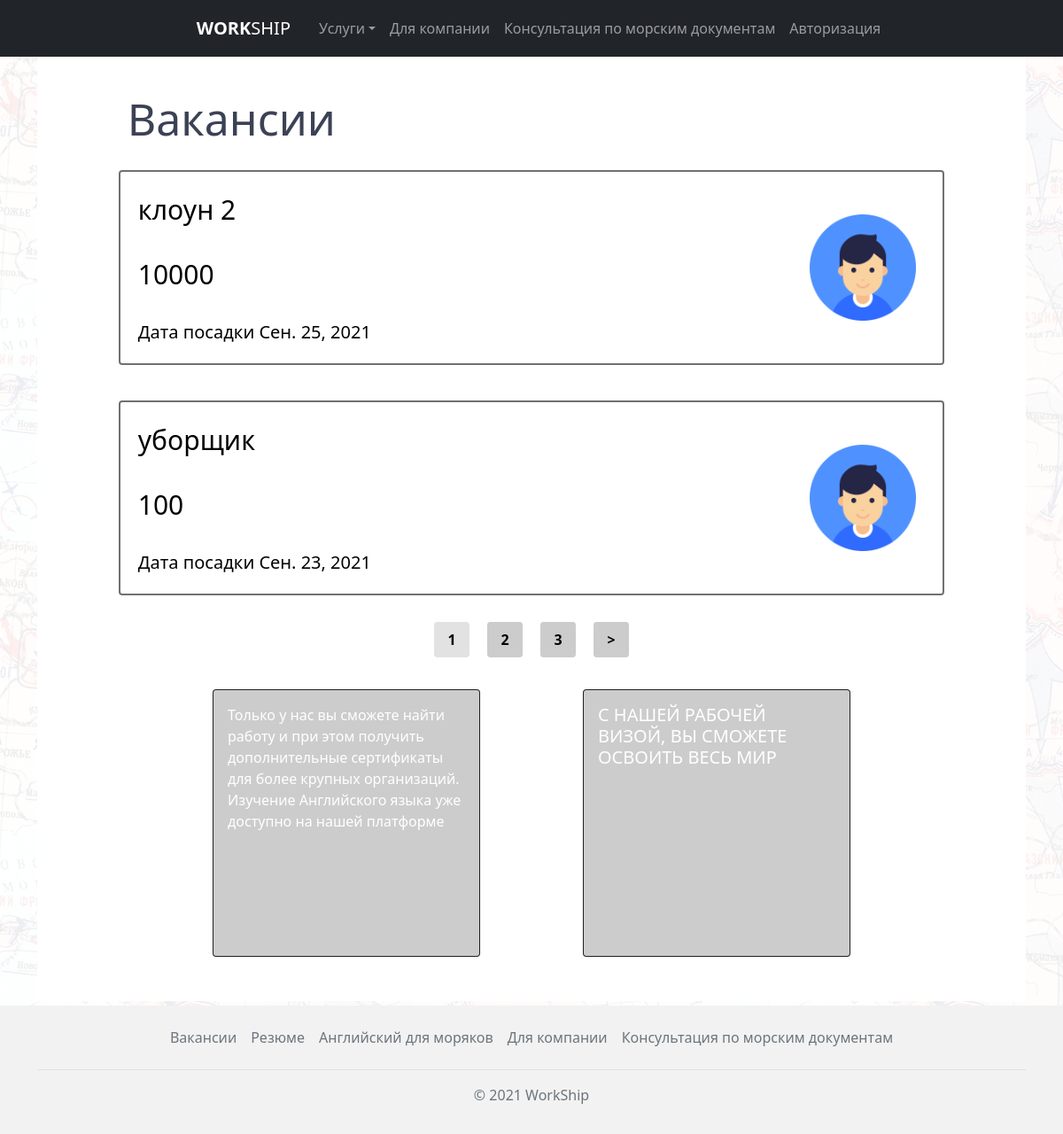
The page /vacancies/ on the database as committed earlier.
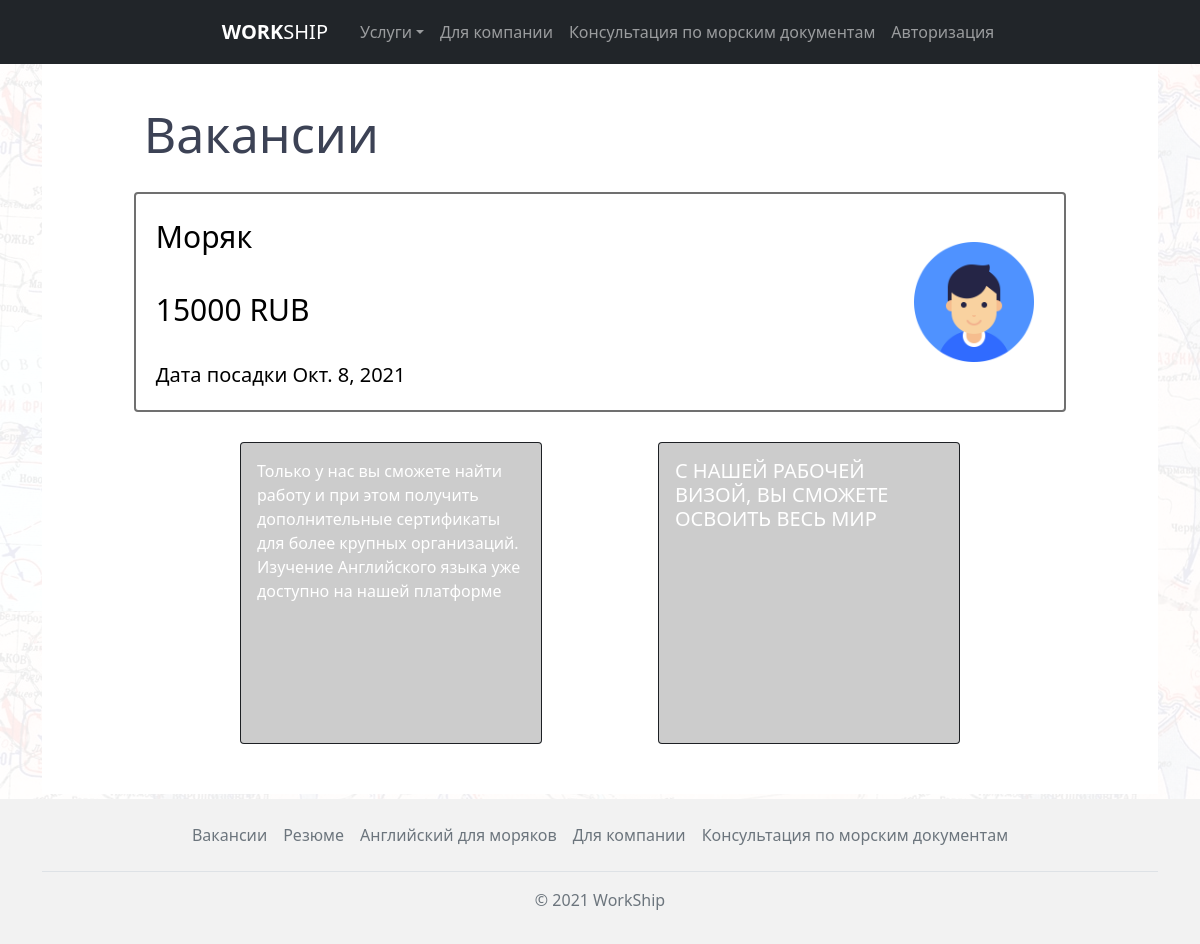
The same page on the database as committed later.
### vacancies/models.py (models this page shows, shortened)
class Vacancy(models.Model):
    user = models.ForeignKey(User, on_delete=models.CASCADE)
    title = models.CharField('Должность', max_length=255)
    salary = models.CharField('Зарплата', max_length=255)
    vessel_type = models.CharField('Тип судна', max_length=255, default="")
    date_start = models.DateField('Дата посадки')
    landing = models.CharField('Место посадки', max_length=255, default="")
    contract_term = models.CharField('Срок контракта', max_length=255, default="")
    image = models.ImageField(verbose_name='Изображение', upload_to=image_directory_path, storage=image_storage, default='defaultuser.png')
    time_create = models.DateTimeField('Дата создания', auto_now_add=True, null=True)
    time_update = models.DateTimeField('Дата изменения', auto_now=True, null=True)
    is_published = models.BooleanField('Публикация', default=True)
    def get_absolute_url(self):
        return reverse('vacancies_detail', kwargs={'vacancy_id': self.pk})
    class Meta:
        verbose_name = 'Вакансия'
        verbose_name_plural = 'Вакансии'
        ordering = ['-time_create', 'title']

### vacancies/views.py (the view)
# urls.py: path('', vacancies_home.as_view(), name='vacancies_home'),
class vacancies_home(DataMixin, ListView):
    paginate_by = 2
    model = Vacancy
    template_name = "vacancies/vacancies_home.html"
    context_object_name = 'vacancies'
    def get_context_data(self, *, object_list=None, **kwargs):
        context = super().get_context_data(**kwargs)
        c_def = self.get_user_context(title="Вакансии")
        return dict(list(context.items()) + list(c_def.items()))
    def get_queryset(self):
        return Vacancy.objects.filter(is_published=True)

### vacancies/utils.py (called while the page is built)
    def get_user_context(self, **kwargs):
        context = kwargs
        return context

### vacancies/templates/vacancies/vacancies_home.html (shortened to what this page needs)
{% extends 'main/layout.html' %}
{% block content %}
<div class="container">
      <div class="wrapper">
        <div class="vacancies">
          <div class="vacancies__header">
            <h2>Вакансии</h2>
          </div>
          <div class="vacancies__container">
            {% if vacancies %}
              {% for vacancy in vacancies %}
             <a href="{{ vacancy.get_absolute_url }}">
                <div class="vacancy">
                  <div class="vacancy__title">{{ vacancy.title }}</div>
                  <div class="vacancy__salary">{{ vacancy.salary }}</div>
                  <div class="vacancy__date">Дата посадки {{ vacancy.date_start }}</div>
                  <div class="vacancy__logo"><img class="rounded img-fluid" src="{{vacancy.image.url}}" alt=""></div>
                </div>
             </a>
              {% endfor %}
            {% else %}
              <p>Вакансий не обнаружено</p>
            {% endif %}
          </div>
          {% if page_obj.has_other_pages %}
          <nav class="vacancies__pages">
            <ul>
              {% for p in paginator.page_range %}
                {% if page_obj.number == p %}
                  <li>{{ p }}</li>
                {% elif p >= page_obj.number|add:-3 and p <= page_obj.number|add:3 %}
                  <li><a href="?page={{ p }}" >{{ p }}</a></li>
                {% endif %}
              {% endfor %}
              {% if page_obj.has_next %}
              <li><a href="?page={{ page_obj.next_page_number }}" >&gt;</a></li>
              {% endif %}
            </ul>
          </nav>
          {% endif %}
        </div>
        <div class="slider_index">
          <div class="slider_index__container">
            <div class="card bg-dark text-white">
                <img src="https://via.placeholder.com/300x300" class="card-img" alt="...">
                <div class="card-img-overlay">
                <p class="card-text">Только у нас вы сможете найти работу и при этом получить
                дополнительные сертификаты для более крупных организаций.
                Изучение Английского языка уже доступно на нашей платформе</p>
                </div>
            </div>
            <div class="card bg-dark text-white">
                <img src="https://via.placeholder.com/300x300" class="card-img" alt="...">
                <div class="card-img-overlay">
                <h5 class="card-title">С НАШЕЙ РАБОЧЕЙ ВИЗОЙ, ВЫ СМОЖЕТЕ ОСВОИТЬ ВЕСЬ МИР</h5>
                </div>
            </div>
          </div>
        </div>
      </div>
</div>
{% endblock %}

### main/templates/main/layout.html (shortened to what this page needs)
{% load static %}
<!DOCTYPE html>
<html lang="en">
  <head>
    <link rel="stylesheet" href="https://use.fontawesome.com/releases/v5.15.4/css/all.css">
    <link href="https://cdn.jsdelivr.net/npm/bootstrap@5.1.1/dist/css/bootstrap.min.css" rel="stylesheet">
    <link rel="stylesheet" href="{%  static 'main/style/css/style.css' %}">
  </head>
  <body>
  <div class="bg-map">
    <header class="p-1 bg-dark text-white">
      <div class="container">
        <nav class="navbar sticky-top navbar-expand-lg navbar-dark bg-dark justify-content-md-center">
          <div class="d-flex flex-wrap">
            <a href="{% url 'home' %}" class="navbar-brand h5 d-flex align-items-center mb-2 mb-lg-0 mx-4 text-white text-decoration-none"> <b>WORK</b>SHIP</a>
            <div class="collapse navbar-collapse" id="navbarSupportedContent">
              <ul class="navbar-nav me-auto mb-2 mb-lg-0">
                <li class="nav-item dropdown"><a class="nav-link dropdown-toggle" href="#" id="navbarDropdown" role="button" data-bs-toggle="dropdown" aria-expanded="false">Услуги</a>
                </li>
                <li class="nav-item"><a class="nav-link" href="{% url 'company_home' %}">Для компании</a></li>
                <li class="nav-item"><a class="nav-link" href="{% url 'seaman_home' %}">Консультация по морским документам</a></li>
                {% if request.user.is_authenticated %}
                  {% if request.user.is_staff %}
                    <li class="nav-item"><a class="nav-link" href="{% url 'admin:index' %}">{{ request.user.get_full_name}}</a></li>
                  {% else %}
                    <li class="nav-item"><a class="nav-link" href="{% url 'personal_account_home' %}">{{ request.user.get_full_name}}</a></li>
                  {% endif %}
                  <li class="nav-item"><a class="nav-link" href="{% url 'logout' %}">Выйти</a></li>
                {% else %}
                  <li class="nav-item"><a class="nav-link" href="{% url 'login' %}">Авторизация</a></li>
                {% endif %}
              </ul>
            </div>
        </nav>
      </div>
    </header>
<main>
    {% block content %}
    {% endblock %}
</main>
    <footer class="footer py-3" style="position: absolute; bottom: 0; width: 100%">
      <div class="container">
        <ul class="nav justify-content-center border-bottom pb-3 mb-3">
          <li class="nav-item"><a href="#" class="nav-link px-2 text-muted">Вакансии</a></li>
          <li class="nav-item"><a href="#" class="nav-link px-2 text-muted">Резюме</a></li>
          <li class="nav-item"><a href="#" class="nav-link px-2 text-muted">Английский для моряков</a></li>
          <li class="nav-item"><a href="#" class="nav-link px-2 text-muted">Для компании</a></li>
          <li class="nav-item"><a href="#" class="nav-link px-2 text-muted">Консультация по морским документам</a></li>
        </ul>
        <p class="text-center text-muted">© 2021 WorkShip</p>
      </div>
    </footer>
      </div>
  </body>
</html>

### main/static/main/style/css/style.css (style rules this page uses)
* { padding: 0; margin: 0; -webkit-box-sizing: border-box; box-sizing: border-box; font-family: "Segoe UI", Tahoma, Geneva, Verdana, sans-serif; scroll-behavior: smooth; }
html, body { height: 100%; }
html main, body main { height: 100%; padding-bottom: 150px; }
footer { background-color: #f2f2f2; }
.wrapper { padding: 40px; height: 100%; background-color: #fff; }
.bg-map { position: relative; min-height: 100%; }
.bg-map::after { content: ""; background: url(../../img/map1942.jpg); background-repeat: repeat; -webkit-background-size: auto auto; background-size: auto; opacity: 0.07; top: 0; left: 0; right: 0; bottom: 0; position: absolute; z-index: -10; }
.vacancies { display: block; width: 90%; margin: 0 auto; background-color: #fff; }
.vacancies__header h2 { font-weight: 400; font-size: 50px; margin-left: 10px; color: #3c4255; }
.vacancies__container { display: -webkit-box; display: -webkit-flex; display: -ms-flexbox; display: flex; -webkit-box-orient: vertical; -webkit-box-direction: normal; -webkit-flex-direction: column; -ms-flex-direction: column; flex-direction: column; -webkit-box-pack: justify; -webkit-justify-content: space-between; -ms-flex-pack: justify; justify-content: space-between; }
.vacancies__container a { display: block; text-decoration: none; color: initial; width: 100%; height: 220px; margin: 20px 0; -webkit-transition: 0.2s; -o-transition: 0.2s; transition: 0.2s; }
.vacancies__container .vacancy { position: relative; display: -webkit-box; display: -webkit-flex; display: -ms-flexbox; display: flex; -webkit-box-orient: vertical; -webkit-box-direction: normal; -webkit-flex-direction: column; -ms-flex-direction: column; flex-direction: column; -webkit-box-pack: justify; -webkit-justify-content: space-between; -ms-flex-pack: justify; justify-content: space-between; width: 100%; height: 100%; border: 2px solid #707070; -webkit-border-radius: 4px; border-radius: 4px; padding: 20px; }
.vacancies__container .vacancy__title, .vacancies__container .vacancy__salary { font-size: 30px; }
.vacancies__container .vacancy__date { font-size: 20px; }
.vacancies__container .vacancy__logo { position: absolute; right: 30px; top: 50%; -webkit-transform: translateY(-50%); -ms-transform: translateY(-50%); transform: translateY(-50%); width: 120px; height: 120px; }
.vacancies__container .vacancy__logo img { width: 100%; }
.slider_index { width: 100%; padding: 10px 100px; display: -webkit-box; display: -webkit-flex; display: -ms-flexbox; display: flex; }
.slider_index__container { display: -webkit-box; display: -webkit-flex; display: -ms-flexbox; display: flex; width: 100%; -webkit-justify-content: space-around; -ms-flex-pack: distribute; justify-content: space-around; }

Rows that differ between the two databases and show on the page:
removed Vacancy: title "клоун 2", salary "10000", date_start "Сен. 25, 2021", image (placeholder picture)
removed Vacancy: title "уборщик", salary "100", date_start "Сен. 23, 2021", image (placeholder picture)
now on this page (row edited): Vacancy: title "Моряк", salary "15000 RUB", date_start "Окт. 8, 2021", image (placeholder picture)
Other text that changed with them:
list line gone: "1"
list line gone: "2"
list line gone: "3"
